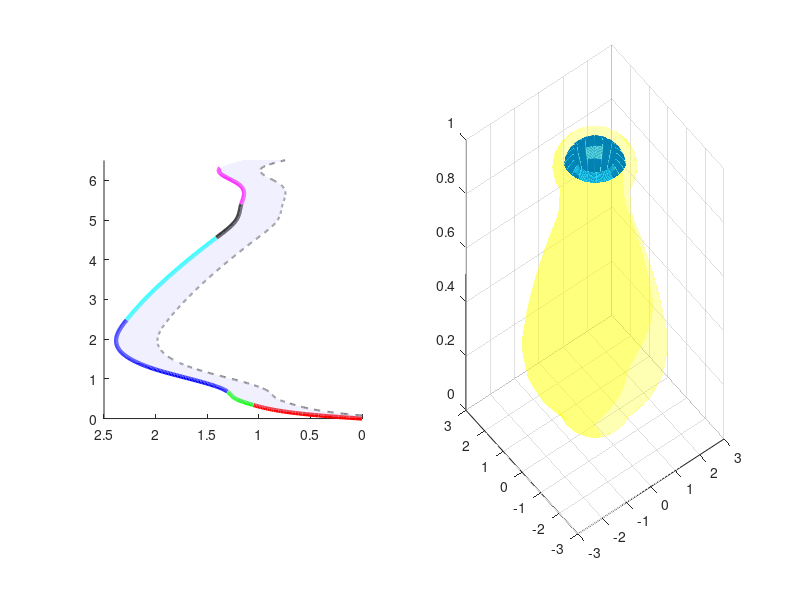

Reproduce this figure in MATLAB.
% andresRodriguez.m
% Hace un sólido de revolución a partir de la curva dada por un array de puntos. Se crea creará dos figuras, una en 2D y la otra en 3D.
% Andrés Rodríguez Cantú
clear; clc;

GROSOR = 0.4;
DENSIDADVIDRIO = 2.5; % g/cm^3

POriginalX = [
    0.0000000000000; % Cx
    0.0515357772680; % Dx
    0.3439711588273; % Ex
    0.5080930566412; % Fx
    0.6811670579721; % Gx
    1.2011478129278; % Hx
    2.4876823553471; % Ix
    4.5567935652025; % Jx
    5.0173568921342; % Kx
    5.3982073355585; % Lx
    5.9207695718849; % Mx
    6.3104770023656; % Nx
    6.4344748211550; % Ox
    6.5319016787751; % Px
];

POriginalY = [
    0.0000000000000; % Cy
    0.2892149394660; % Dy
    1.0561118074327; % Ey
    1.2306778260165; % Fy
    1.3052786886592; % Gy
    1.9549928697846; % Hy
    2.2797191365011; % Iy
    1.4095374520525; % Jy
    1.2146837368122; % Ky
    1.1703988015303; % Ly
    1.2058267497558; % My
    1.3741095038270; % Ny
    1.2545401785659; % Oy
    1.1039713986074; % Py
];

% PDELTAY
PDeltaY = POriginalY - GROSOR;

hold on; 
delta = 0.01;
x = [POriginalX(1), POriginalX(2), POriginalX(3), POriginalX(4), POriginalX(5), POriginalX(6), POriginalX(7), POriginalX(8), POriginalX(9), POriginalX(10), POriginalX(11), POriginalX(12), POriginalX(13), POriginalX(14)];
y = [POriginalY(1), POriginalY(2), POriginalY(3), POriginalY(4), POriginalY(5), POriginalY(6), POriginalY(7), POriginalY(8), POriginalY(9), POriginalY(10), POriginalY(11), POriginalY(12), POriginalY(13), POriginalY(14)];
xALL = POriginalX(1):delta:POriginalX(14);
yALL = spline(x,y,xALL);

x1 = POriginalX(1):delta:POriginalX(3);
y1 = spline(x,y,x1);

x2 = POriginalX(3):delta:POriginalX(5);
y2 = spline(x,y,x2);

x3 = POriginalX(5):delta:POriginalX(7);
y3 = spline(x,y,x3);

x4 = POriginalX(7):delta:POriginalX(8);
y4 = spline(x,y,x4);

x5 = POriginalX(8):delta:POriginalX(10);
y5 = spline(x,y,x5);

x6 = POriginalX(10):delta:POriginalX(12);
y6 = spline(x,y,x6);

x7 = POriginalX(12):delta:POriginalX(14);
y7 = spline(x,y,x7);

% PLOT 2D
subplot(1,2,1);
hold on;
plot(x1, y1, 'r', 'LineWidth', 3);
plot(x2, y2, 'g', 'LineWidth', 3);
plot(x3, y3, 'b', 'LineWidth', 3);
plot(x4, y4, 'c', 'LineWidth', 3);
plot(x5, y5, 'k', 'LineWidth', 3);
plot(x6, y6, 'm', 'LineWidth', 3);
plot(x7, y7, 'w', 'LineWidth', 3);
xlim([0 6.5]);
ylim([0 2.5]);
camroll(90);
hold off;

% PLOT 2D DELTA
subplot(1,2,1);
hold on;
plot(xALL, spline(x,PDeltaY,xALL), '--', 'Color', [0.5 0.5 0.5], 'LineWidth', 1.5);
% rellenar área entre original y desplazada para visualizar grosor
yy1 = yALL;
yy2 = spline(x,PDeltaY,xALL);
fill([xALL, fliplr(xALL)], [yy1, fliplr(yy2)], [0.8 0.8 1], 'FaceAlpha', 0.3, 'EdgeColor', 'none');
xlim([0 6.5]);
ylim([0 2.5]);
hold off;

% PLOT 3D 
subplot(1, 2, 2);
xlim([0 6.5]);
ylim([0 2.5]);
cylinder(yALL);
% colorear el cilindro resultante de la revolución en amarillo con 30% de opacidad
h = findobj(gca, 'Type', 'surface'); 
if ~isempty(h)
    for k = 1:numel(h)
        set(h(k), ...
            'FaceColor', [1 1 0], ...
            'FaceAlpha', 0.3, ...
            'EdgeColor', 'none');
    end
end

% PLOT 3D DELTA
subplot(1, 2, 2);
hold on;
hBefore = findobj(gca, 'Type', 'surface');
cylinder(spline(x, PDeltaY, xALL));
hAll = findobj(gca, 'Type', 'surface');
hDelta = setdiff(hAll, hBefore); 
if ~isempty(hDelta)
    for k = 1:numel(hDelta)
        set(hDelta(k), ...
            'FaceColor', [0 0.8 1], ...
            'FaceAlpha', 0.6, ...
            'EdgeColor', [0 0.5 0.7], ... 
            'LineWidth', 0.5);
    end
end


% Ecuaciones de puntos originales
P1 = vander(POriginalX(1:3))\POriginalY(1:3);
P2 = vander(POriginalX(3:5))\POriginalY(3:5);
P3 = vander(POriginalX(5:7))\POriginalY(5:7);
P4 = vander(POriginalX(7:8))\POriginalY(7:8);
P5 = vander(POriginalX(8:10))\POriginalY(8:10);
P6 = vander(POriginalX(10:12))\POriginalY(10:12);
P7 = vander(POriginalX(12:14))\POriginalY(12:14);
f1 = @(x) pi*((P1(1)*x.^2 + P1(2)*x + P1(3)).^2);
f2 = @(x) pi*((P2(1)*x.^2 + P2(2)*x + P2(3)).^2);
f3 = @(x) pi*((P3(1)*x.^2 + P3(2)*x + P3(3)).^2);
f4 = @(x) pi*((P4(1)*x + P4(2)).^2);
f5 = @(x) pi*((P5(1)*x.^2 + P5(2)*x + P5(3)).^2);
f6 = @(x) pi*((P6(1)*x.^2 + P6(2)*x + P6(3)).^2);
f7 = @(x) pi*((P7(1)*x.^2 + P7(2)*x + P7(3)).^2);
v1 = integral(f1, POriginalX(1), POriginalX(3));
v2 = integral(f2, POriginalX(3), POriginalX(5));
v3 = integral(f3, POriginalX(5), POriginalX(7));
v4 = integral(f4, POriginalX(7), POriginalX(8));
v5 = integral(f5, POriginalX(8), POriginalX(10));
v6 = integral(f6, POriginalX(10), POriginalX(12));
v7 = integral(f7, POriginalX(12), POriginalX(14));

VOriginal = v1 + v2 + v3 + v4 + v5 + v6 + v7;

% Ecuaciones del desfase
P1 = vander(POriginalX(1:3))\PDeltaY(1:3);
P2 = vander(POriginalX(3:5))\PDeltaY(3:5);
P3 = vander(POriginalX(5:7))\PDeltaY(5:7);
P4 = vander(POriginalX(7:8))\PDeltaY(7:8);
P5 = vander(POriginalX(8:10))\PDeltaY(8:10);
P6 = vander(POriginalX(10:12))\PDeltaY(10:12);
P7 = vander(POriginalX(12:14))\PDeltaY(12:14);
f1 = @(x) pi*((P1(1)*x.^2 + P1(2)*x + P1(3)).^2);
f2 = @(x) pi*((P2(1)*x.^2 + P2(2)*x + P2(3)).^2);
f3 = @(x) pi*((P3(1)*x.^2 + P3(2)*x + P3(3)).^2);
f4 = @(x) pi*((P4(1)*x + P4(2)).^2);
f5 = @(x) pi*((P5(1)*x.^2 + P5(2)*x + P5(3)).^2);
f6 = @(x) pi*((P6(1)*x.^2 + P6(2)*x + P6(3)).^2);
f7 = @(x) pi*((P7(1)*x.^2 + P7(2)*x + P7(3)).^2);
v1 = integral(f1, POriginalX(1), POriginalX(3));
v2 = integral(f2, POriginalX(3), POriginalX(5));
v3 = integral(f3, POriginalX(5), POriginalX(7));
v4 = integral(f4, POriginalX(7), POriginalX(8));
v5 = integral(f5, POriginalX(8), POriginalX(10));
v6 = integral(f6, POriginalX(10), POriginalX(12));
v7 = integral(f7, POriginalX(12), POriginalX(14));

VDelta = v1 + v2 + v3 + v4 + v5 + v6 + v7;
VTotal = VOriginal-VDelta;
masa = DENSIDADVIDRIO*VTotal;

fprintf('El volúmen de nuestro objeto es %.4f cm^3\nY la masa es %.4f g\n', VTotal, masa);
